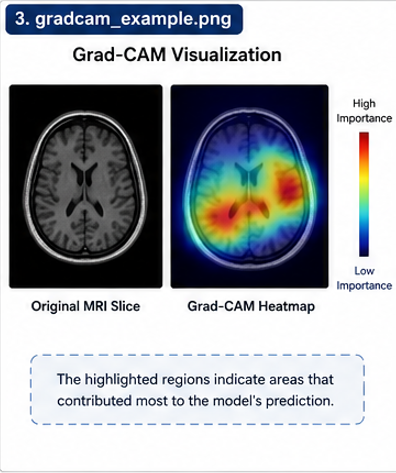
#> input picture alzheimer_detection/assets/gradcam_example.png (2).png, 396 x 473 px; its folder holds only this picture in this run
$ python -i preprocessing.py   (imports and definitions only)
#> lines starting #> are read from the running program, lines starting #| are printed output that depends on the picture; after the words box and inside, x2 and y2 are one past the last pixel; in counts of white or black regions, pixels touching at a corner belong together
"""
preprocessing.py — MRI preprocessing pipeline.

Steps:
  1. Load NIFTI volume
  2. Resample to isotropic voxel spacing
  3. Skull strip (via nilearn masking)
  4. Intensity normalisation (z-score)
  5. Crop / pad to target size
  6. Save as .npy for fast loading during training
"""

import os
import numpy as np
import nibabel as nib
from nilearn.image import resample_img
from scipy.ndimage import zoom
from tqdm import tqdm
import warnings
# [1 line not run here, left out]

from config import (
    RAW_DIR, PROCESSED_DIR, CLASSES,
    IMG_SIZE, VOXEL_SPACING
)


# [14 lines left out: functions load_nifti, resample_volume, not called in this run]


def skull_strip(data: np.ndarray) -> np.ndarray:
    """Simple intensity-based skull stripping (threshold + largest component)."""
    from scipy.ndimage import label, binary_fill_holes, binary_erosion

    threshold = np.percentile(data[data > 0], 15)
    mask = data > threshold
    mask = binary_fill_holes(mask)
    labeled, num = label(mask)
    if num == 0:
        return data
    sizes = [np.sum(labeled == i) for i in range(1, num + 1)]
    largest = np.argmax(sizes) + 1
    brain_mask = labeled == largest
    brain_mask = binary_fill_holes(brain_mask)
    return data * brain_mask


# [83 lines left out: functions normalise, crop_or_pad, preprocess_one, preprocess_dataset, not called in this run]


# [2 lines not run here, left out]

>>> import cv2
>>> picture = cv2.imread('assets/gradcam_example.png (2).png', cv2.IMREAD_GRAYSCALE)
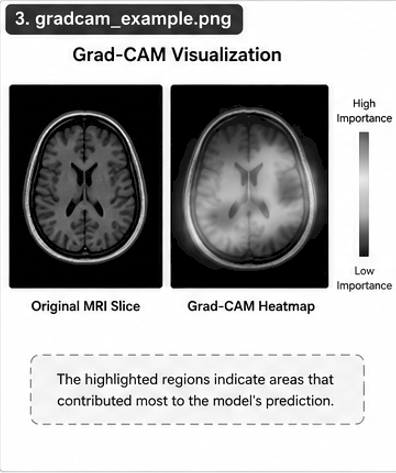
#> picture: shape (473, 396); min 0, max 255, mean 169.4
>>> result = skull_strip(picture)
#> in skull_strip, `threshold = np.percentile(data[data > 0], 15)`: threshold = 68
#> in skull_strip, `mask = data > threshold`:
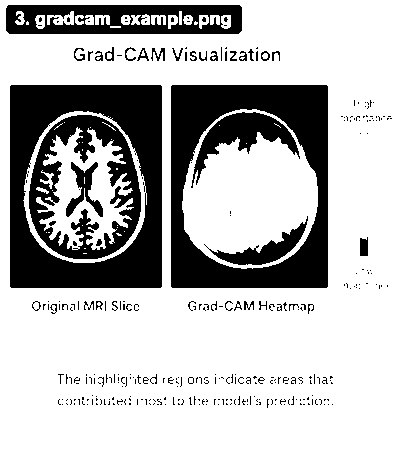
#> mask: shape (473, 396) bool; 73.4% white; 318 black regions (277 under 20 px), largest, box (x1, y1, x2, y2) and area: (10, 85, 162, 288) 16042, (171, 85, 328, 288) 14800, (29, 115, 141, 259) 6425
#> in skull_strip, `mask = binary_fill_holes(mask)`: mask: shape (473, 396) bool; every value is 1
#> in skull_strip, `labeled, num = label(mask)`: labeled: shape (473, 396) int32; every value is 1
#> in skull_strip, `labeled, num = label(mask)`: num = 1
#> in skull_strip, `sizes = [np.sum(labeled == i) for i in range(1, num + 1)]`: sizes = [187308]
#> in skull_strip, `largest = np.argmax(sizes) + 1`: largest = 1

$ run again, on alzheimer_detection/assets/pipeline.png.png
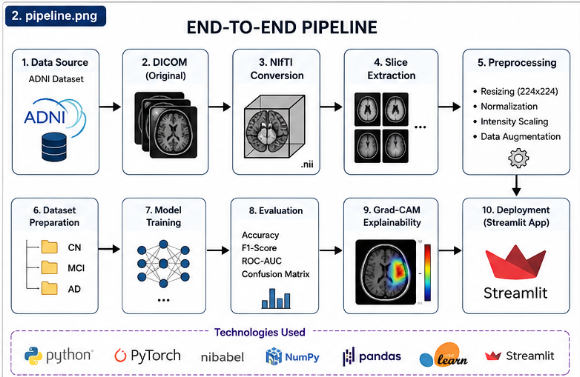
#> input picture alzheimer_detection/assets/pipeline.png.png, 580 x 377 px
#> `picture = cv2.imread('assets/gradcam_example.png (2).png', cv2.IMREAD_..`:
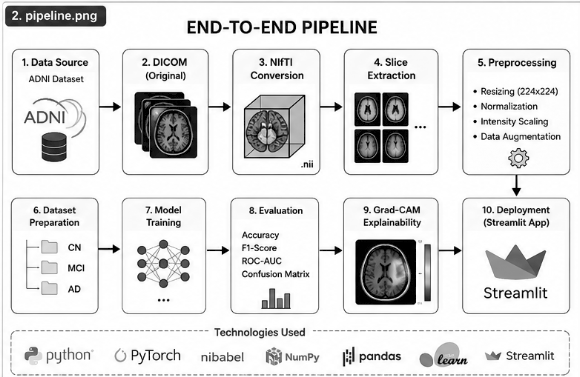
#> picture: shape (377, 580); min 0, max 255, mean 223.5
#> threshold = 183
#> in skull_strip, `mask = data > threshold`:
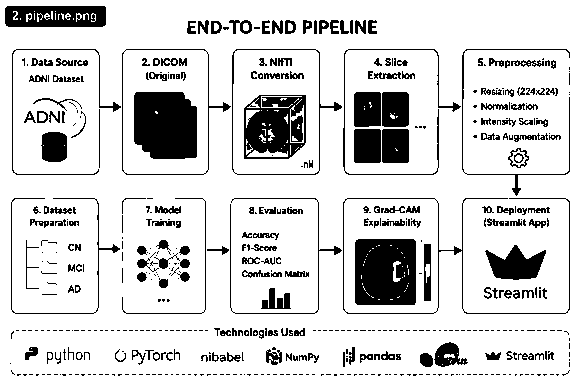
#> mask: shape (377, 580) bool; 83.8% white; 529 black regions (325 under 20 px), largest, box (x1, y1, x2, y2) and area: (134, 92, 197, 159) 3883, (355, 239, 416, 305) 3861, (244, 95, 306, 159) 2658
#> labeled: shape (377, 580) int32; every value is 1
#> num = 1
#> sizes = [218660]
#> largest = 1
